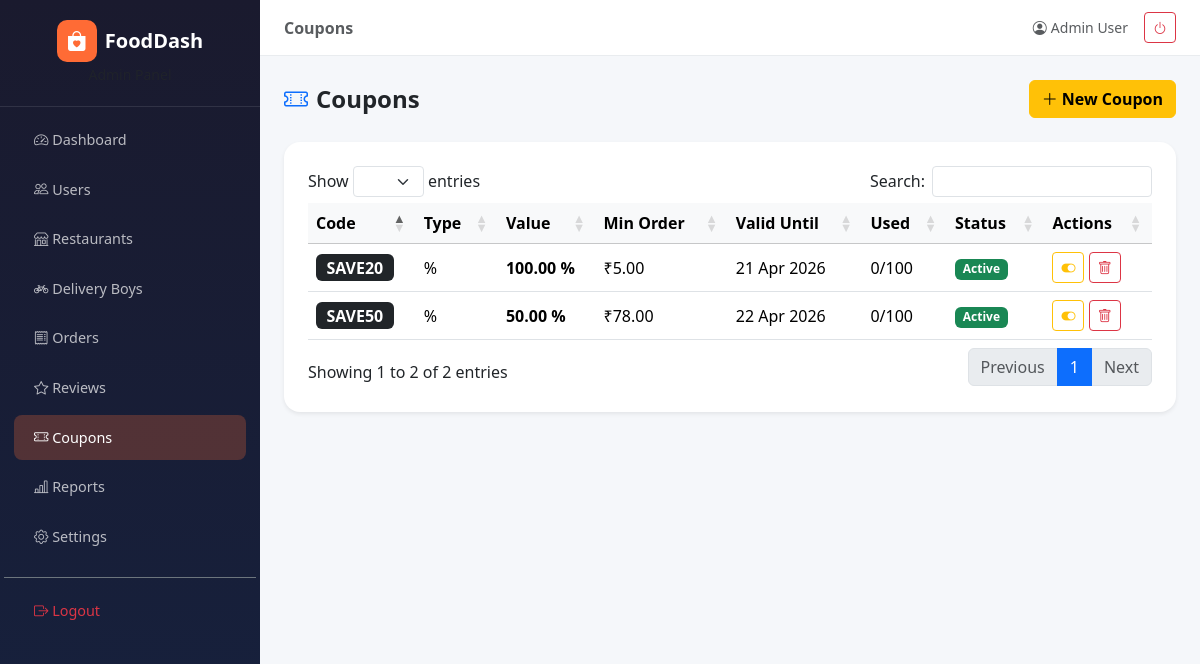
Screenshot of /admin_panel/coupons.php (signed in) with the database file from the repository.
### tables this page shows
CREATE TABLE `coupons` (
  `id` int(10) UNSIGNED NOT NULL,
  `code` varchar(50) NOT NULL,
  `discount_type` enum('flat','percent') NOT NULL DEFAULT 'flat',
  `discount_value` decimal(8,2) NOT NULL,
  `min_order_amount` decimal(8,2) NOT NULL DEFAULT 0.00,
  `valid_from` date NOT NULL,
  `valid_until` date NOT NULL,
  `usage_limit` int(10) UNSIGNED NOT NULL DEFAULT 100,
  `used_count` int(10) UNSIGNED NOT NULL DEFAULT 0,
  `is_active` tinyint(1) NOT NULL DEFAULT 1,
  `created_at` timestamp NOT NULL DEFAULT current_timestamp()
);

### admin_panel/coupons.php (the view, shortened to what this page needs)
<?php
$db = db();
$coupons = $db->query("SELECT * FROM coupons ORDER BY created_at DESC")->fetch_all(MYSQLI_ASSOC);
include 'layout/header.php';
?>
<div class="d-flex justify-content-between align-items-center mb-4">
  <h4 class="fw-bold mb-0"><i class="bi bi-ticket-perforated me-2 text-primary"></i>Coupons</h4>
  <button class="btn btn-warning fw-semibold" data-bs-toggle="modal" data-bs-target="#couponModal">
    <i class="bi bi-plus-lg me-1"></i>New Coupon
  </button>
</div>
<div class="card border-0 rounded-4 shadow-sm p-4">
  <div class="table-responsive">
    <table class="table table-hover align-middle dataTable">
      <thead class="table-light">
        <tr>
          <th>Code</th>
          <th>Type</th>
          <th>Value</th>
          <th>Min Order</th>
          <th>Valid Until</th>
          <th>Used</th>
          <th>Status</th>
          <th>Actions</th>
        </tr>
      </thead>
      <tbody>
        <?php foreach ($coupons as $c): ?>
          <tr>
            <td><span class="badge bg-dark fs-6 letter-spacing-1"><?= htmlspecialchars($c['code']) ?></span></td>
            <td><?= $c['discount_type'] === 'flat' ? 'Flat ₹' : '%' ?></td>
            <td class="fw-bold">
              <?= $c['discount_type'] === 'flat' ? '₹' : '' ?>  <?= $c['discount_value'] ?>  <?= $c['discount_type'] === 'percent' ? '%' : '' ?>
            </td>
            <td>₹<?= $c['min_order_amount'] ?></td>
            <td><?= date('d M Y', strtotime($c['valid_until'])) ?></td>
            <td><?= $c['used_count'] ?>/<?= $c['usage_limit'] ?></td>
            <td><span
                class="badge <?= $c['is_active'] ? 'bg-success' : 'bg-secondary' ?>"><?= $c['is_active'] ? 'Active' : 'Inactive' ?></span>
            </td>
            <td>
              <form method="POST" class="d-inline"><input type="hidden" name="action" value="toggle"><input type="hidden"
                <button class="btn btn-sm btn-outline-<?= $c['is_active'] ? 'warning' : 'success' ?>"><i
                    class="bi bi-toggle-<?= $c['is_active'] ? 'on' : 'off' ?>"></i></button>
              </form>
              <form method="POST" class="d-inline" onsubmit="return confirm('Delete coupon?')"><input type="hidden"
                <button class="btn btn-sm btn-outline-danger"><i class="bi bi-trash"></i></button>
              </form>
            </td>
          </tr>
        <?php endforeach; ?>
      </tbody>
    </table>
  </div>
</div>
<?php include 'layout/footer.php'; ?>

### admin_panel/layout/header.php (style rules this page uses)
:root { --sidebar-w:260px;--brand:#ff6b35; }
body { background:#f5f7fa;font-family:'Segoe UI',sans-serif; }

### rows the page displays
coupons: code "SAVE50", discount_value "50.00", min_order_amount "78.00", valid_until "22 Apr 2026", used_count "0", usage_limit "100", is_active "Active"
coupons: code "SAVE20", discount_value "100.00", min_order_amount "5.00", valid_until "21 Apr 2026", used_count "0", usage_limit "100", is_active "Active"

### other values shown
str_replace('_',' ',$currentPage) "Coupons"
$_SESSION['admin_name'] "Admin User"
